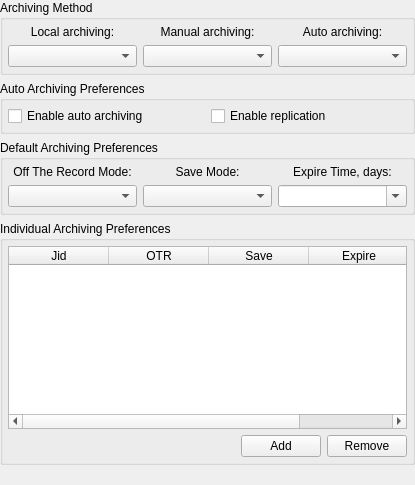
<?xml version="1.0" encoding="UTF-8"?>
<ui version="4.0">
 <class>ArchiveOptionsClass</class>
 <widget class="QWidget" name="ArchiveOptionsClass">
  <property name="geometry">
   <rect>
    <x>0</x>
    <y>0</y>
    <width>415</width>
    <height>485</height>
   </rect>
  </property>
  <layout class="QVBoxLayout" name="verticalLayout_2">
   <property name="margin">
    <number>0</number>
   </property>
   <item>
    <widget class="QGroupBox" name="grbMethod">
     <property name="title">
      <string>Archiving Method</string>
     </property>
     <layout class="QVBoxLayout" name="verticalLayout">
      <property name="margin">
       <number>5</number>
      </property>
      <item>
       <layout class="QGridLayout" name="gridLayout">
        <item row="0" column="0">
         <widget class="QLabel" name="lblMethodLocal">
          <property name="text">
           <string>Local archiving:</string>
          </property>
          <property name="textFormat">
           <enum>Qt::PlainText</enum>
          </property>
          <property name="alignment">
           <set>Qt::AlignCenter</set>
          </property>
         </widget>
        </item>
        <item row="0" column="1">
         <widget class="QLabel" name="lblMethodManual">
          <property name="text">
           <string>Manual archiving:</string>
          </property>
          <property name="textFormat">
           <enum>Qt::PlainText</enum>
          </property>
          <property name="alignment">
           <set>Qt::AlignCenter</set>
          </property>
         </widget>
        </item>
        <item row="0" column="2">
         <widget class="QLabel" name="lblMethodAuto">
          <property name="text">
           <string>Auto archiving:</string>
          </property>
          <property name="textFormat">
           <enum>Qt::PlainText</enum>
          </property>
          <property name="alignment">
           <set>Qt::AlignCenter</set>
          </property>
         </widget>
        </item>
        <item row="1" column="0">
         <widget class="QComboBox" name="cmbMethodLocal">
          <property name="sizePolicy">
           <sizepolicy hsizetype="Expanding" vsizetype="Fixed">
            <horstretch>0</horstretch>
            <verstretch>0</verstretch>
           </sizepolicy>
          </property>
         </widget>
        </item>
        <item row="1" column="1">
         <widget class="QComboBox" name="cmbMethodManual">
          <property name="sizePolicy">
           <sizepolicy hsizetype="Expanding" vsizetype="Fixed">
            <horstretch>0</horstretch>
            <verstretch>0</verstretch>
           </sizepolicy>
          </property>
         </widget>
        </item>
        <item row="1" column="2">
         <widget class="QComboBox" name="cmbMethodAuto">
          <property name="sizePolicy">
           <sizepolicy hsizetype="Expanding" vsizetype="Fixed">
            <horstretch>0</horstretch>
            <verstretch>0</verstretch>
           </sizepolicy>
          </property>
         </widget>
        </item>
       </layout>
      </item>
     </layout>
    </widget>
   </item>
   <item>
    <widget class="QGroupBox" name="grbAuto">
     <property name="title">
      <string>Auto Archiving Preferences</string>
     </property>
     <layout class="QHBoxLayout" name="horizontalLayout_3">
      <property name="margin">
       <number>5</number>
      </property>
      <item>
       <widget class="QCheckBox" name="chbAutoSave">
        <property name="text">
         <string>Enable auto archiving</string>
        </property>
       </widget>
      </item>
      <item>
       <widget class="QCheckBox" name="chbReplication">
        <property name="text">
         <string>Enable replication</string>
        </property>
       </widget>
      </item>
     </layout>
    </widget>
   </item>
   <item>
    <widget class="QGroupBox" name="grbDefault">
     <property name="title">
      <string>Default Archiving Preferences</string>
     </property>
     <layout class="QGridLayout">
      <property name="margin">
       <number>5</number>
      </property>
      <item row="0" column="0">
       <widget class="QLabel" name="lblModeOTR">
        <property name="text">
         <string>Off The Record Mode:</string>
        </property>
        <property name="textFormat">
         <enum>Qt::PlainText</enum>
        </property>
        <property name="alignment">
         <set>Qt::AlignCenter</set>
        </property>
       </widget>
      </item>
      <item row="0" column="1">
       <widget class="QLabel" name="lblModeSave">
        <property name="text">
         <string>Save Mode:</string>
        </property>
        <property name="textFormat">
         <enum>Qt::PlainText</enum>
        </property>
        <property name="alignment">
         <set>Qt::AlignCenter</set>
        </property>
       </widget>
      </item>
      <item row="0" column="2">
       <widget class="QLabel" name="lblExpireTime">
        <property name="text">
         <string>Expire Time, days:</string>
        </property>
        <property name="textFormat">
         <enum>Qt::PlainText</enum>
        </property>
        <property name="alignment">
         <set>Qt::AlignCenter</set>
        </property>
       </widget>
      </item>
      <item row="1" column="0">
       <widget class="QComboBox" name="cmbModeOTR"/>
      </item>
      <item row="1" column="1">
       <widget class="QComboBox" name="cmbModeSave"/>
      </item>
      <item row="1" column="2">
       <widget class="QComboBox" name="cmbExpireTime">
        <property name="editable">
         <bool>true</bool>
        </property>
       </widget>
      </item>
     </layout>
    </widget>
   </item>
   <item>
    <widget class="QGroupBox" name="grbIndividual">
     <property name="title">
      <string>Individual Archiving Preferences</string>
     </property>
     <layout class="QVBoxLayout">
      <property name="margin">
       <number>5</number>
      </property>
      <item>
       <widget class="QTableWidget" name="tbwItemPrefs">
        <property name="alternatingRowColors">
         <bool>true</bool>
        </property>
        <property name="selectionMode">
         <enum>QAbstractItemView::NoSelection</enum>
        </property>
        <property name="selectionBehavior">
         <enum>QAbstractItemView::SelectRows</enum>
        </property>
        <property name="sortingEnabled">
         <bool>true</bool>
        </property>
        <property name="columnCount">
         <number>4</number>
        </property>
        <column>
         <property name="text">
          <string>Jid</string>
         </property>
        </column>
        <column>
         <property name="text">
          <string>OTR</string>
         </property>
        </column>
        <column>
         <property name="text">
          <string>Save</string>
         </property>
        </column>
        <column>
         <property name="text">
          <string>Expire</string>
         </property>
        </column>
       </widget>
      </item>
      <item>
       <layout class="QHBoxLayout" name="horizontalLayout">
        <item>
         <spacer name="horizontalSpacer">
          <property name="orientation">
           <enum>Qt::Horizontal</enum>
          </property>
          <property name="sizeHint" stdset="0">
           <size>
            <width>40</width>
            <height>20</height>
           </size>
          </property>
         </spacer>
        </item>
        <item>
         <widget class="QPushButton" name="pbtAdd">
          <property name="text">
           <string>Add</string>
          </property>
         </widget>
        </item>
        <item>
         <widget class="QPushButton" name="pbtRemove">
          <property name="text">
           <string>Remove</string>
          </property>
         </widget>
        </item>
       </layout>
      </item>
     </layout>
    </widget>
   </item>
   <item>
    <widget class="QLabel" name="lblStatus">
     <property name="textFormat">
      <enum>Qt::PlainText</enum>
     </property>
     <property name="wordWrap">
      <bool>true</bool>
     </property>
    </widget>
   </item>
  </layout>
 </widget>
 <layoutdefault spacing="6" margin="11"/>
 <resources/>
 <connections/>
</ui>
